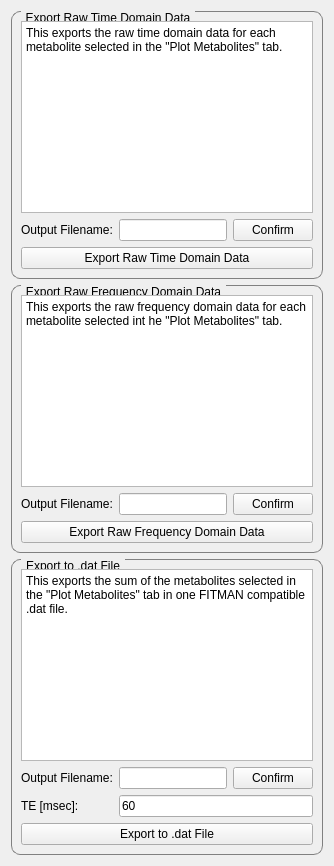
     <widget class="QWidget" name="exportTab">
      <attribute name="title">
       <string>Export Basis Set</string>
      </attribute>
      <layout class="QVBoxLayout" name="verticalLayout_8">
       <item>
        <widget class="QGroupBox" name="exportSettingsGroupBox_rawTime">
         <property name="minimumSize">
          <size>
           <width>0</width>
           <height>0</height>
          </size>
         </property>
         <property name="styleSheet">
          <string notr="true">QGroupBox {
	font-size: 12px;
    border: 1px solid gray;
    border-radius: 9px;
    margin-top: 0.5em;
}

QGroupBox::title {
    subcontrol-origin: margin;
    left: 10px;
    padding: 0 3px 0 3px;
}</string>
         </property>
         <property name="title">
          <string>Export Raw Time Domain Data</string>
         </property>
         <layout class="QHBoxLayout" name="horizontalLayout_13">
          <item>
           <layout class="QGridLayout" name="exportSettings_rawTime_GridLayout">
            <item row="0" column="0" colspan="3">
             <widget class="QTextBrowser" name="outputFilenameInfoLabel_rawTime">
              <property name="html">
               <string>&lt;!DOCTYPE HTML PUBLIC &quot;-//W3C//DTD HTML 4.0//EN&quot; &quot;http://www.w3.org/TR/REC-html40/strict.dtd&quot;&gt;
&lt;html&gt;&lt;head&gt;&lt;meta name=&quot;qrichtext&quot; content=&quot;1&quot; /&gt;&lt;style type=&quot;text/css&quot;&gt;
p, li { white-space: pre-wrap; }
&lt;/style&gt;&lt;/head&gt;&lt;body style=&quot; font-family:'Noto Sans'; font-size:10pt; font-weight:400; font-style:normal;&quot;&gt;
&lt;p style=&quot; margin-top:0px; margin-bottom:0px; margin-left:0px; margin-right:0px; -qt-block-indent:0; text-indent:0px;&quot;&gt;&lt;span style=&quot; font-family:'Sans Serif'; font-size:9pt;&quot;&gt;This exports the raw time domain data for each metabolite selected in the &amp;quot;Plot Metabolites&amp;quot; tab.&lt;/span&gt;&lt;/p&gt;&lt;/body&gt;&lt;/html&gt;</string>
              </property>
             </widget>
            </item>
            <item row="1" column="0" rowspan="2">
             <widget class="QLabel" name="outputFilenameLabel_rawTime">
              <property name="text">
               <string>Output Filename:</string>
              </property>
             </widget>
            </item>
            <item row="1" column="1" rowspan="2">
             <widget class="QLineEdit" name="outputFilenameInput_rawTime"/>
            </item>
            <item row="3" column="0" rowspan="2" colspan="3">
             <widget class="QPushButton" name="exportButton_rawTime">
              <property name="text">
               <string>Export Raw Time Domain Data</string>
              </property>
             </widget>
            </item>
            <item row="1" column="2" rowspan="2">
             <widget class="QPushButton" name="outputFilenameConfirmButton_rawTime">
              <property name="text">
               <string>Confirm</string>
              </property>
             </widget>
            </item>
           </layout>
          </item>
         </layout>
        </widget>
       </item>
       <item>
        <widget class="QGroupBox" name="exportSettingsGroupBox_rawFreq">
         <property name="minimumSize">
          <size>
           <width>0</width>
           <height>0</height>
          </size>
         </property>
         <property name="styleSheet">
          <string notr="true">QGroupBox {
	font-size: 12px;
    border: 1px solid gray;
    border-radius: 9px;
    margin-top: 0.5em;
}

QGroupBox::title {
    subcontrol-origin: margin;
    left: 10px;
    padding: 0 3px 0 3px;
}</string>
         </property>
         <property name="title">
          <string>Export Raw Frequency Domain Data</string>
         </property>
         <layout class="QHBoxLayout" name="horizontalLayout_12">
          <item>
           <layout class="QGridLayout" name="exportSettings_rawFreq_GridLayout">
            <item row="0" column="0" colspan="3">
             <widget class="QTextBrowser" name="outputFilenameInfoLabel_rawFreq">
              <property name="html">
               <string>&lt;!DOCTYPE HTML PUBLIC &quot;-//W3C//DTD HTML 4.0//EN&quot; &quot;http://www.w3.org/TR/REC-html40/strict.dtd&quot;&gt;
&lt;html&gt;&lt;head&gt;&lt;meta name=&quot;qrichtext&quot; content=&quot;1&quot; /&gt;&lt;style type=&quot;text/css&quot;&gt;
p, li { white-space: pre-wrap; }
&lt;/style&gt;&lt;/head&gt;&lt;body style=&quot; font-family:'Noto Sans'; font-size:10pt; font-weight:400; font-style:normal;&quot;&gt;
&lt;p style=&quot; margin-top:0px; margin-bottom:0px; margin-left:0px; margin-right:0px; -qt-block-indent:0; text-indent:0px;&quot;&gt;&lt;span style=&quot; font-family:'Sans Serif'; font-size:9pt;&quot;&gt;This exports the raw frequency domain data for each metabolite selected int he &amp;quot;Plot Metabolites&amp;quot; tab.&lt;/span&gt;&lt;/p&gt;&lt;/body&gt;&lt;/html&gt;</string>
              </property>
             </widget>
            </item>
            <item row="3" column="0" rowspan="2" colspan="3">
             <widget class="QPushButton" name="exportButton_rawFreq">
              <property name="text">
               <string>Export Raw Frequency Domain Data</string>
              </property>
             </widget>
            </item>
            <item row="1" column="2" rowspan="2">
             <widget class="QPushButton" name="outputFilenameConfirmButton_rawFreq">
              <property name="text">
               <string>Confirm</string>
              </property>
             </widget>
            </item>
            <item row="1" column="1" rowspan="2">
             <widget class="QLineEdit" name="outputFilenameInput_rawFreq"/>
            </item>
            <item row="1" column="0" rowspan="2">
             <widget class="QLabel" name="outputFilenameLabel_rawFreq">
              <property name="text">
               <string>Output Filename:</string>
              </property>
             </widget>
            </item>
           </layout>
          </item>
         </layout>
        </widget>
       </item>
       <item>
        <widget class="QGroupBox" name="exportSettingsGroupBox_dat">
         <property name="minimumSize">
          <size>
           <width>0</width>
           <height>0</height>
          </size>
         </property>
         <property name="styleSheet">
          <string notr="true">QGroupBox {
	font-size: 12px;
    border: 1px solid gray;
    border-radius: 9px;
    margin-top: 0.5em;
}

QGroupBox::title {
    subcontrol-origin: margin;
    left: 10px;
    padding: 0 3px 0 3px;
}</string>
         </property>
         <property name="title">
          <string>Export to .dat File</string>
         </property>
         <layout class="QHBoxLayout" name="horizontalLayout_11">
          <item>
           <layout class="QGridLayout" name="exportSettings_dat_GridLayout">
            <item row="1" column="0">
             <widget class="QLabel" name="outputFilenameLabel_dat">
              <property name="text">
               <string>Output Filename:</string>
              </property>
             </widget>
            </item>
            <item row="5" column="0" colspan="3">
             <widget class="QPushButton" name="exportButton_dat">
              <property name="text">
               <string>Export to .dat File</string>
              </property>
             </widget>
            </item>
            <item row="2" column="1" colspan="2">
             <widget class="QLineEdit" name="outputTEInput">
              <property name="text">
               <string>60</string>
              </property>
             </widget>
            </item>
            <item row="1" column="1">
             <widget class="QLineEdit" name="outputFilenameInput_dat"/>
            </item>
            <item row="1" column="2">
             <widget class="QPushButton" name="outputFilenameConfirmButton_dat">
              <property name="text">
               <string>Confirm</string>
              </property>
             </widget>
            </item>
            <item row="2" column="0">
             <widget class="QLabel" name="label">
              <property name="text">
               <string>TE [msec]:</string>
              </property>
             </widget>
            </item>
            <item row="0" column="0" colspan="3">
             <widget class="QTextBrowser" name="outputFilenameInfoLabel_dat">
              <property name="html">
               <string>&lt;!DOCTYPE HTML PUBLIC &quot;-//W3C//DTD HTML 4.0//EN&quot; &quot;http://www.w3.org/TR/REC-html40/strict.dtd&quot;&gt;
&lt;html&gt;&lt;head&gt;&lt;meta name=&quot;qrichtext&quot; content=&quot;1&quot; /&gt;&lt;style type=&quot;text/css&quot;&gt;
p, li { white-space: pre-wrap; }
&lt;/style&gt;&lt;/head&gt;&lt;body style=&quot; font-family:'Noto Sans'; font-size:10pt; font-weight:400; font-style:normal;&quot;&gt;
&lt;p style=&quot; margin-top:0px; margin-bottom:0px; margin-left:0px; margin-right:0px; -qt-block-indent:0; text-indent:0px;&quot;&gt;&lt;span style=&quot; font-family:'Sans Serif'; font-size:9pt;&quot;&gt;This exports the sum of the metabolites selected in the &amp;quot;Plot Metabolites&amp;quot; tab in one FITMAN compatible .dat file.&lt;/span&gt;&lt;/p&gt;&lt;/body&gt;&lt;/html&gt;</string>
              </property>
             </widget>
            </item>
           </layout>
          </item>
         </layout>
        </widget>
       </item>
      </layout>
     </widget>
